Frame 1 (no input): blank canvas, image omitted
Frame 60 (no input): blank canvas, image omitted
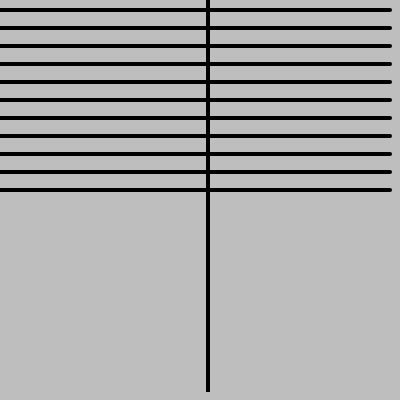
Frame 120 (the mouse pressed at the canvas centre since frame 60)

The p5.js sketch whose frames 1 and 60 were blank and that drew this single picture after the mouse press (run headless with seeded random() and noise() and a simulated clock; from frame 60 on, the mouse is pressed at the canvas centre):

// p5.js sketch
// ── sketch.js
function setup() {
  createCanvas(400, 400);
  strokeWeight(4); //size of lines
}

function draw() {
  background(190);
  
  for(i = 10; i < mouseY; i = i + 18){ //drawing lines in Y direction based on mouse position
    line(0, i, 390, i);  
  }
  for(j = 10; j < mouseX; j = j + 18){ //drawing lines in X direction based on mouse position
    line(i,0,i,390);  
  }
}
